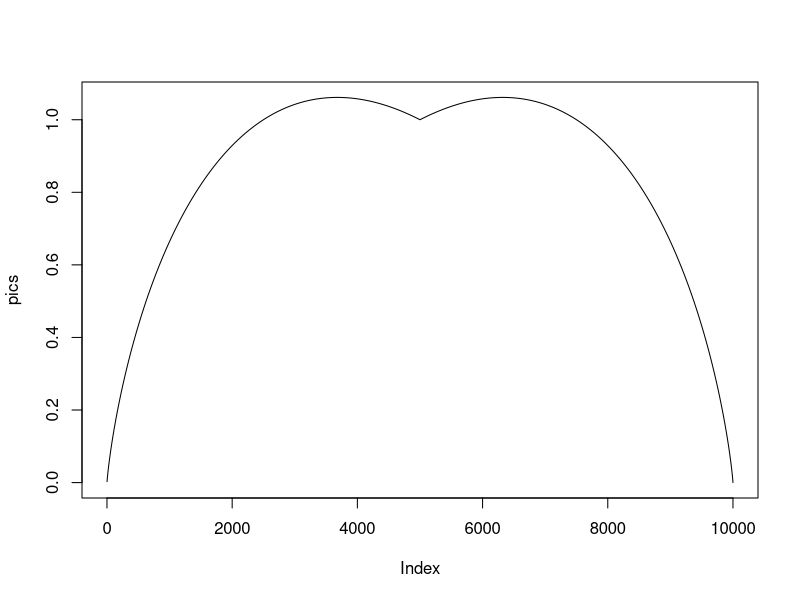

This figure's R source: (Note: this script raises an error after producing the figure.)


# Specific CR is given as number of improving iterations I and a total
# number of iterations N.
# This yields the number of non-improving iterations (N-I)

i <- 5
n <- 10

crAndPic <- function(n, i) {
  m <- n - i

  if (i == m) {
    s01 <- i
    s10 <- i-1
  } else {
    s01 <- s10 <- min(i, m)  
  }
  
  p01 <- s01 / (n-1)
  p10 <- s10 / (n-1)
  
  t01 <- ifelse(p01 > 0.0, p01 * log2(p01), 0.0)
  t10 <- ifelse(p10 > 0.0, p10 * log2(p10), 0.0)
  
  pic <- - t01 - t10
    
  cr <- i / (n+1)
  
    
  list(pic=pic, cr=cr, s01, s10)
}

N <- 10000

pics <- c()
crs <- c()

for (i in 1:N) {
  res <- crAndPic(N, i)
  pics[i] <- res$pic
  crs[i] <- res$cr
}

plot(pics, type="l")

crAndPic(10,5)

crdf <- data.frame(PIC=pics, CR=crs)

ggplot(df, aes(CR,PIC)) + geom_point() + geom_line(data=crdf, aes(CR,PIC), color='blue')

a <- filter(df, PIC > 1.06)


plot(pics)

